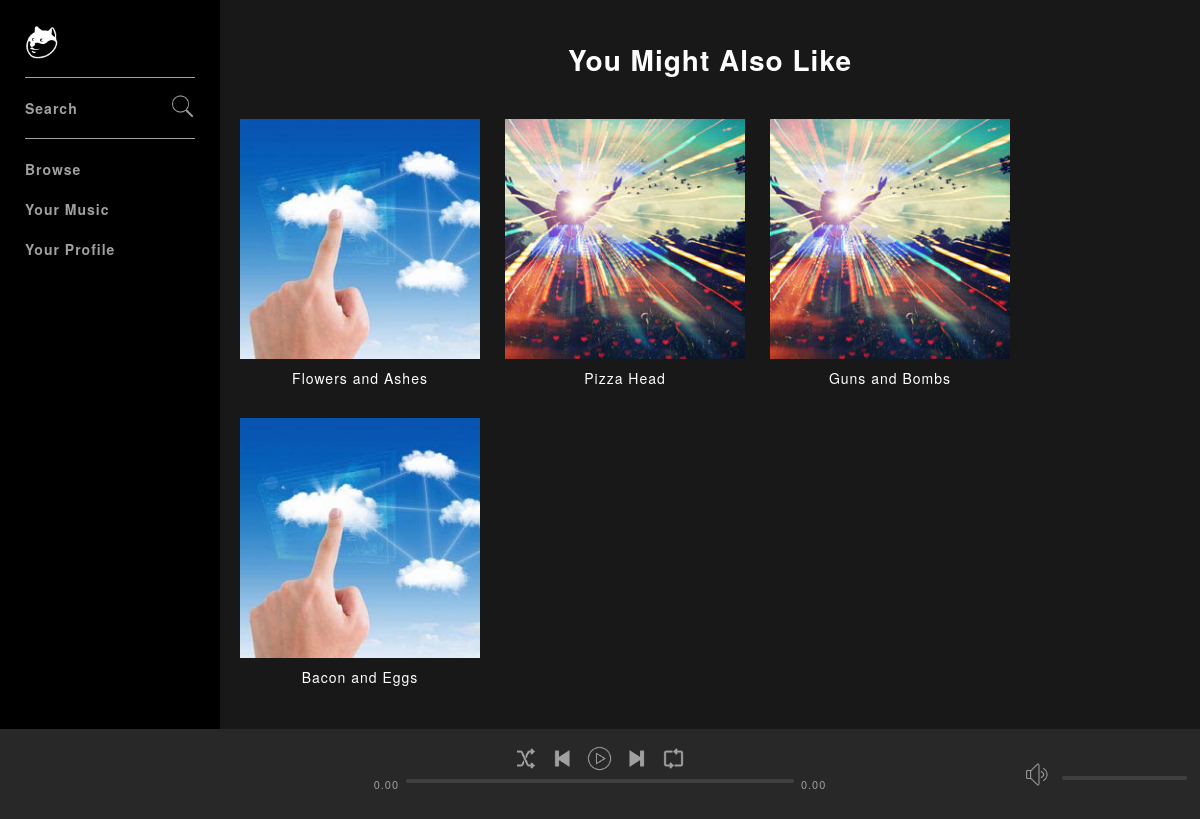
The page / (signed in) on the database its author committed.
### tables this page shows
CREATE TABLE IF NOT EXISTS `albums` (
  `id` int(11) NOT NULL AUTO_INCREMENT,
  `title` varchar(250) NOT NULL,
  `artist` int(11) NOT NULL,
  `genre` int(11) NOT NULL,
  `artworkPath` varchar(500) NOT NULL,
  PRIMARY KEY (`id`)
);

### index.php (the view)
<?php include('includes/header.php');?>
  <h1 class="pageHeadingBig">You Might Also Like</h1>
  <div class="gridViewContainer">
    <?php
        $albumQuery = mysqli_query($conn,"SELECT * FROM albums ORDER BY RAND() LIMIT 10");
        while ($row = mysqli_fetch_array($albumQuery)) {
          echo "<div class='gridViewItem'>
                <a href='album.php?id=". $row['id'] ."'>
                    <img src='" . $row['artworkPath'] . "'>
                    <div class='gridViewInfo'>"
                      . $row['title'] .
                    "</div>
                </a>
                </div>";
        }
     ?>
  </div>
<?php include('includes/footer.php');?>

### includes/header.php (shortened to what this page needs)
<!DOCTYPE html>
<html lang="en" dir="ltr">
  <head>
    <link rel="stylesheet" href="assets/css/style.css">
  </head>
  <body>
      <div id="mainContainer">
        <div id="topContainer">
            <?php include('includes/navbarContainer.php'); ?>
            <div id="mainViewContainer">
              <div id="mainContent">

### includes/navbarContainer.php
<div id="navbarContainer">
    <nav class="navbar">
      <a href="index.php" class="logo">
        <img src="assets/images/icons/logo.png" alt="Logo Spotify">
      </a>
      <div class="group">
          <div class="navItem">
              <a href="search.php" class="navItemLink">Search
                <img src="assets/images/icons/search.png" class="icon" alt="">
              </a>
          </div>
      </div>
      <div class="group">
        <div class="navItem">
            <a href="browse.php" class="navItemLink">Browse</a>
        </div>
        <div class="navItem">
            <a href="yourmusic.php" class="navItemLink">Your Music</a>
        </div>
        <div class="navItem">
            <a href="profile.php" class="navItemLink">Your Profile</a>
        </div>
      </div>
    </nav>
</div>

### includes/footer.php
</div>
</div>
</div>
<?php include('includes/nowPlayingBarContainer.php') ?>
</div>
</body>
</html>

### includes/nowPlayingBarContainer.php (shortened to what this page needs)
<div id="nowPlayingBarContainer">
  <div id="nowPlayingBar">
      <div id="nowPlayingLeft">
        <div class="content">
          <div class="trackInfo">
          </div>
        </div>
      </div>
      <div id="nowPlayingCenter">
        <div class="content playerControls">
          <div class="buttons">
            <button class="controlButtons shuffle" title="Shuffle Button">
              <img src="assets/images/icons/shuffle.png" alt="Suffle"></img></button>
              <button class="controlButtons previous" title="Previous Button">
                <img src="assets/images/icons/previous.png" alt="Previous"></img></button>
                <button class="controlButtons play" title="Play Button" onclick="playSong()">
                  <img src="assets/images/icons/play.png" alt="Play"></img></button>
                  <button class="controlButtons next" title="Next Button">
                    <img src="assets/images/icons/next.png" alt="Next"></img></button>
                    <button class="controlButtons repeat" title="Repeat Button">
                      <img src="assets/images/icons/repeat.png" alt="Repeat"></img></button>
          </div>
          <div class="playbackBar">
            <span class="progressTime current">0.00</span>
            <div class="progressBar">
              <div class="progressBarBg">
              </div>
            </div>
            <span class="progressTime remaining">0.00</span>
          </div>
        </div>
      </div>
      <div id="nowPlayingRight">
        <div class="volumeBar">
          <button class="controlButtons volume" title="Volume Button">
            <img src="assets/images/icons/volume.png" alt="Volume">
          </button>
          <div class="progressBar">
            <div class="progressBarBg">
            </div>
          </div>
        </div>
      </div>
  </div>
</div>

### assets/css/style.css (style rules this page uses)
html, body { padding: 0; margin: 0; height: 100%; }
* { font-family: "Helvetica Neue", Helvetica, Arial, sans-serif; color: #fff; letter-spacing: 1px; }
body { background-color: #181818; font-size: 14px; min-width: 750px; }
#nowPlayingBarContainer { width: 100%; background-color: #282828; position: fixed; min-width: 620px; bottom: 0; }
#nowPlayingBar { display: flex; height: 90px; padding: 16px; box-sizing: border-box; }
#nowPlayingLeft, #nowPlayingRight { width: 30%; min-width: 180px; }
#nowPlayingCenter { width: 40%; max-width: 700px; display: flex; flex-direction: column; align-items: center; }
#nowPlayingBar .content { height: 57px; width: 100%; }
.playerControls .buttons { margin: 0 auto; display: table; }
.controlButtons { background-color: transparent; border: none; vertical-align: middle; }
.controlButtons img { width: 25px; height: 25px; }
.progressTime { color: #a0a0a0; font-size: 11px; min-width: 40px; text-align: center; }
.playbackBar { display: flex; }
.progressBar { width: 100%; height: 12px; display: inline-flex; cursor: pointer; }
.progressBarBg { background-color: #404040; height: 4px; width: 100%; border-radius: 2px; }
.playbackBar .progressBar { margin-top: 3px; }
.trackInfo { display: table; }
#nowPlayingRight { margin-top: 16px; }
.volumeBar { width: 180px; position: absolute; right: 0; }
.volumeBar .progressBar { width: 125px; }
#topContainer { min-height: 100%; width: 100%; }
#navbarContainer { background-color: #000; width: 220px; height: 100vh; position: fixed; top: 0; left: 0; }
.navbar { padding: 25px; display: flex; flex-direction: column; -ms-flex-direction: column; }
.logo img { width: 34px; }
.logo { margin-bottom: 14px; }
.navbar .group { border-top: 1px solid #a0a0a0; padding: 10px 0; }
.navItem { padding: 10px 0; font-size: 14px; font-weight: 700; display: block; letter-spacing: 1px; position: relative; }
.navItemLink { color: #a0a0a0; text-decoration: none; }
.icon { position: absolute; right: 0; top: 6px; width: 25px; }
#mainViewContainer { margin-left:220px; padding-bottom: 98px; width: calc(100% -270px); }
#mainContent { padding: 0 20px; }
.pageHeadingBig { padding:20px; text-align:center; }
.gridViewItem { display: inline-block; margin-right: 25px; width: 29%; max-width: 240px; min-width:150px; margin-bottom: 25px; }
.gridViewItem img { width:100%; }
.gridViewInfo { font-weight: 300; text-align: center; padding: 5px 0; text-overflow: ellipsis; overflow:hidden; white-space: nowrap; }
.gridViewItem a { text-decoration: none; }
.trackInfo { width: 75%; float: left; }

### rows shown on the page
albums: artworkPath (picture), title "Flowers and Ashes"
albums: artworkPath (picture), title "Pizza Head"
albums: artworkPath (picture), title "Guns and Bombs"
albums: artworkPath (picture), title "Bacon and Eggs"
